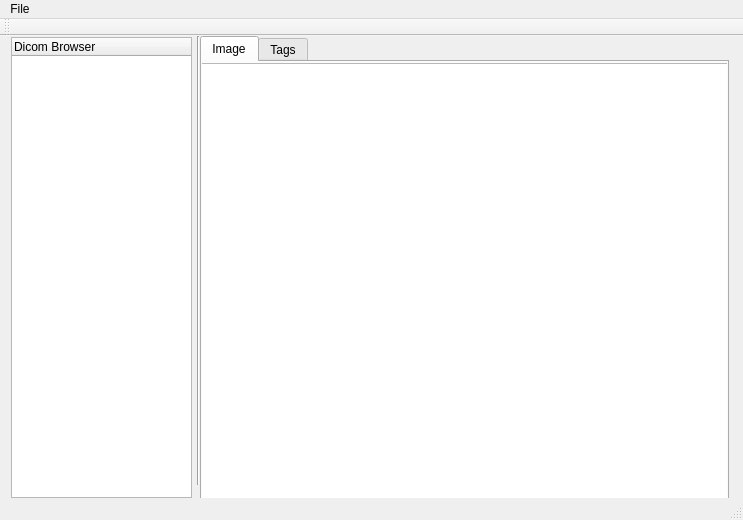
<?xml version="1.0" encoding="UTF-8"?>
<ui version="4.0">
 <class>MainWindow</class>
 <widget class="QMainWindow" name="MainWindow">
  <property name="geometry">
   <rect>
    <x>0</x>
    <y>0</y>
    <width>743</width>
    <height>520</height>
   </rect>
  </property>
  <property name="minimumSize">
   <size>
    <width>743</width>
    <height>520</height>
   </size>
  </property>
  <property name="windowTitle">
   <string>MainWindow</string>
  </property>
  <widget class="QWidget" name="centralWidget">
   <widget class="QTabWidget" name="tabWidget">
    <property name="geometry">
     <rect>
      <x>200</x>
      <y>0</y>
      <width>529</width>
      <height>471</height>
     </rect>
    </property>
    <property name="minimumSize">
     <size>
      <width>505</width>
      <height>426</height>
     </size>
    </property>
    <property name="currentIndex">
     <number>0</number>
    </property>
    <widget class="QWidget" name="tab_img">
     <attribute name="title">
      <string>Image</string>
     </attribute>
     <widget class="QGraphicsView" name="graphicsView">
      <property name="geometry">
       <rect>
        <x>-5</x>
        <y>1</y>
        <width>531</width>
        <height>451</height>
       </rect>
      </property>
      <property name="minimumSize">
       <size>
        <width>531</width>
        <height>451</height>
       </size>
      </property>
     </widget>
    </widget>
    <widget class="QWidget" name="tab_tags">
     <attribute name="title">
      <string>Tags</string>
     </attribute>
     <layout class="QHBoxLayout" name="horizontalLayout">
      <item>
       <widget class="QTableWidget" name="tableWidget">
        <property name="enabled">
         <bool>true</bool>
        </property>
        <property name="minimumSize">
         <size>
          <width>505</width>
          <height>426</height>
         </size>
        </property>
        <property name="baseSize">
         <size>
          <width>0</width>
          <height>0</height>
         </size>
        </property>
        <property name="textElideMode">
         <enum>Qt::ElideMiddle</enum>
        </property>
        <property name="columnCount">
         <number>2</number>
        </property>
        <attribute name="horizontalHeaderCascadingSectionResizes">
         <bool>false</bool>
        </attribute>
        <attribute name="horizontalHeaderDefaultSectionSize">
         <number>200</number>
        </attribute>
        <attribute name="verticalHeaderCascadingSectionResizes">
         <bool>false</bool>
        </attribute>
        <attribute name="verticalHeaderDefaultSectionSize">
         <number>30</number>
        </attribute>
        <attribute name="verticalHeaderShowSortIndicator" stdset="0">
         <bool>true</bool>
        </attribute>
        <attribute name="verticalHeaderStretchLastSection">
         <bool>false</bool>
        </attribute>
        <attribute name="verticalHeaderDefaultSectionSize">
         <number>30</number>
        </attribute>
        <attribute name="horizontalHeaderCascadingSectionResizes">
         <bool>false</bool>
        </attribute>
        <attribute name="verticalHeaderCascadingSectionResizes">
         <bool>false</bool>
        </attribute>
        <attribute name="verticalHeaderShowSortIndicator" stdset="0">
         <bool>true</bool>
        </attribute>
        <attribute name="verticalHeaderStretchLastSection">
         <bool>false</bool>
        </attribute>
        <attribute name="horizontalHeaderDefaultSectionSize">
         <number>200</number>
        </attribute>
        <column>
         <property name="text">
          <string>Tag Name</string>
         </property>
         <property name="font">
          <font>
           <pointsize>11</pointsize>
           <weight>75</weight>
           <bold>true</bold>
          </font>
         </property>
         <property name="textAlignment">
          <set>AlignHCenter|AlignVCenter|AlignCenter</set>
         </property>
        </column>
        <column>
         <property name="text">
          <string>Value</string>
         </property>
         <property name="font">
          <font>
           <pointsize>11</pointsize>
           <weight>75</weight>
           <bold>true</bold>
          </font>
         </property>
         <property name="textAlignment">
          <set>AlignHCenter|AlignVCenter|AlignCenter</set>
         </property>
        </column>
       </widget>
      </item>
     </layout>
    </widget>
   </widget>
   <widget class="QTreeWidget" name="treeWidget">
    <property name="geometry">
     <rect>
      <x>11</x>
      <y>1</y>
      <width>181</width>
      <height>461</height>
     </rect>
    </property>
    <property name="minimumSize">
     <size>
      <width>181</width>
      <height>461</height>
     </size>
    </property>
    <column>
     <property name="text">
      <string>Dicom Browser</string>
     </property>
    </column>
   </widget>
   <widget class="Line" name="line">
    <property name="geometry">
     <rect>
      <x>190</x>
      <y>0</y>
      <width>16</width>
      <height>449</height>
     </rect>
    </property>
    <property name="orientation">
     <enum>Qt::Vertical</enum>
    </property>
   </widget>
  </widget>
  <widget class="QMenuBar" name="menuBar">
   <property name="geometry">
    <rect>
     <x>0</x>
     <y>0</y>
     <width>743</width>
     <height>21</height>
    </rect>
   </property>
   <widget class="QMenu" name="menuOpen">
    <property name="title">
     <string>File</string>
    </property>
    <addaction name="actionOpen"/>
    <addaction name="separator"/>
    <addaction name="actionQuit_Program"/>
   </widget>
   <addaction name="menuOpen"/>
  </widget>
  <widget class="QToolBar" name="mainToolBar">
   <attribute name="toolBarArea">
    <enum>TopToolBarArea</enum>
   </attribute>
   <attribute name="toolBarBreak">
    <bool>false</bool>
   </attribute>
  </widget>
  <widget class="QStatusBar" name="statusBar"/>
  <action name="actionOpen">
   <property name="text">
    <string>Open...</string>
   </property>
   <property name="shortcut">
    <string>Ctrl+O</string>
   </property>
  </action>
  <action name="actionQuit_Program">
   <property name="text">
    <string>Quit</string>
   </property>
  </action>
 </widget>
 <layoutdefault spacing="6" margin="11"/>
 <resources/>
 <connections>
  <connection>
   <sender>actionQuit_Program</sender>
   <signal>triggered()</signal>
   <receiver>MainWindow</receiver>
   <slot>close()</slot>
   <hints>
    <hint type="sourcelabel">
     <x>-1</x>
     <y>-1</y>
    </hint>
    <hint type="destinationlabel">
     <x>299</x>
     <y>199</y>
    </hint>
   </hints>
  </connection>
 </connections>
</ui>
